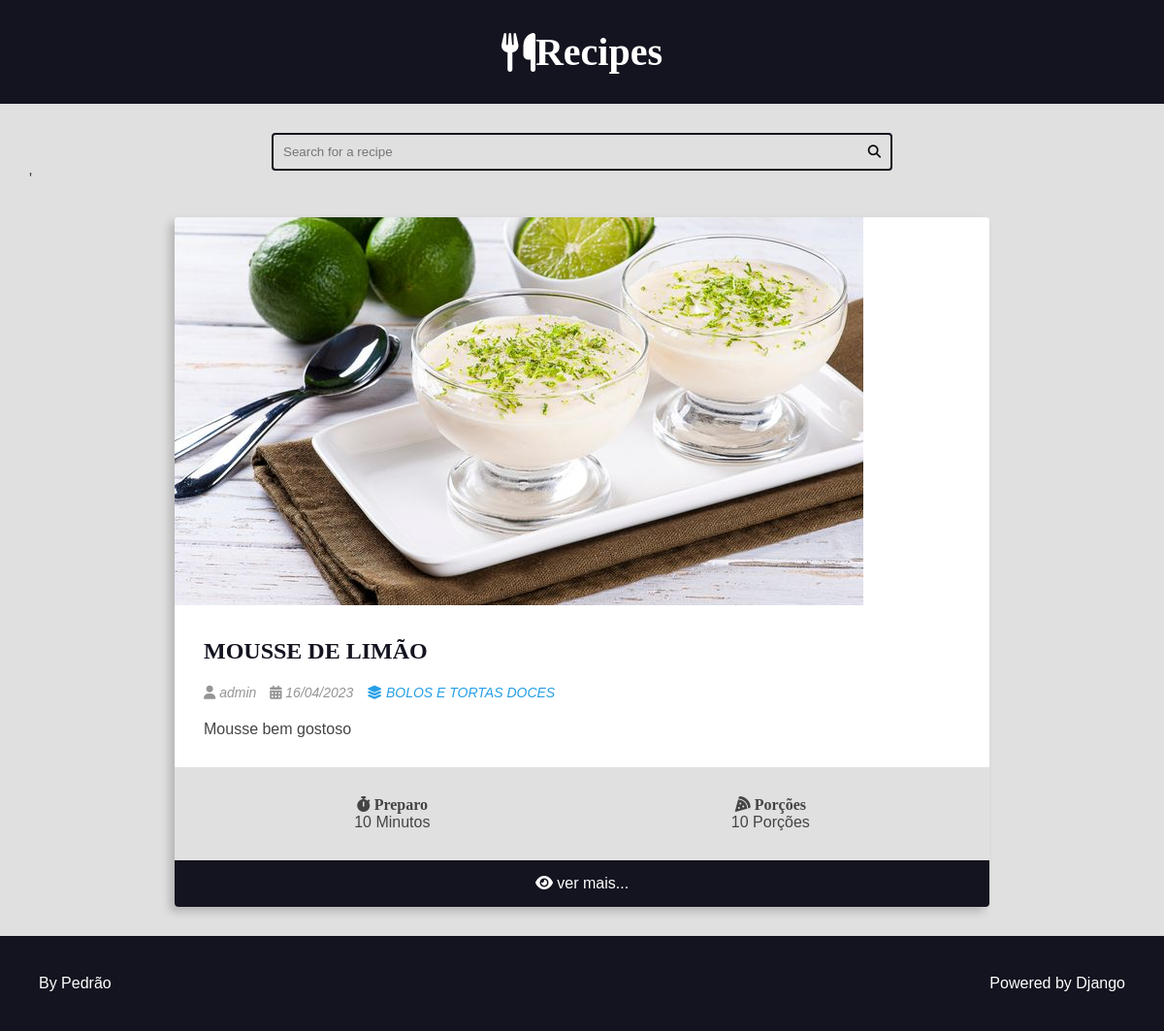
Before: /recipes/8/ with the older database file.
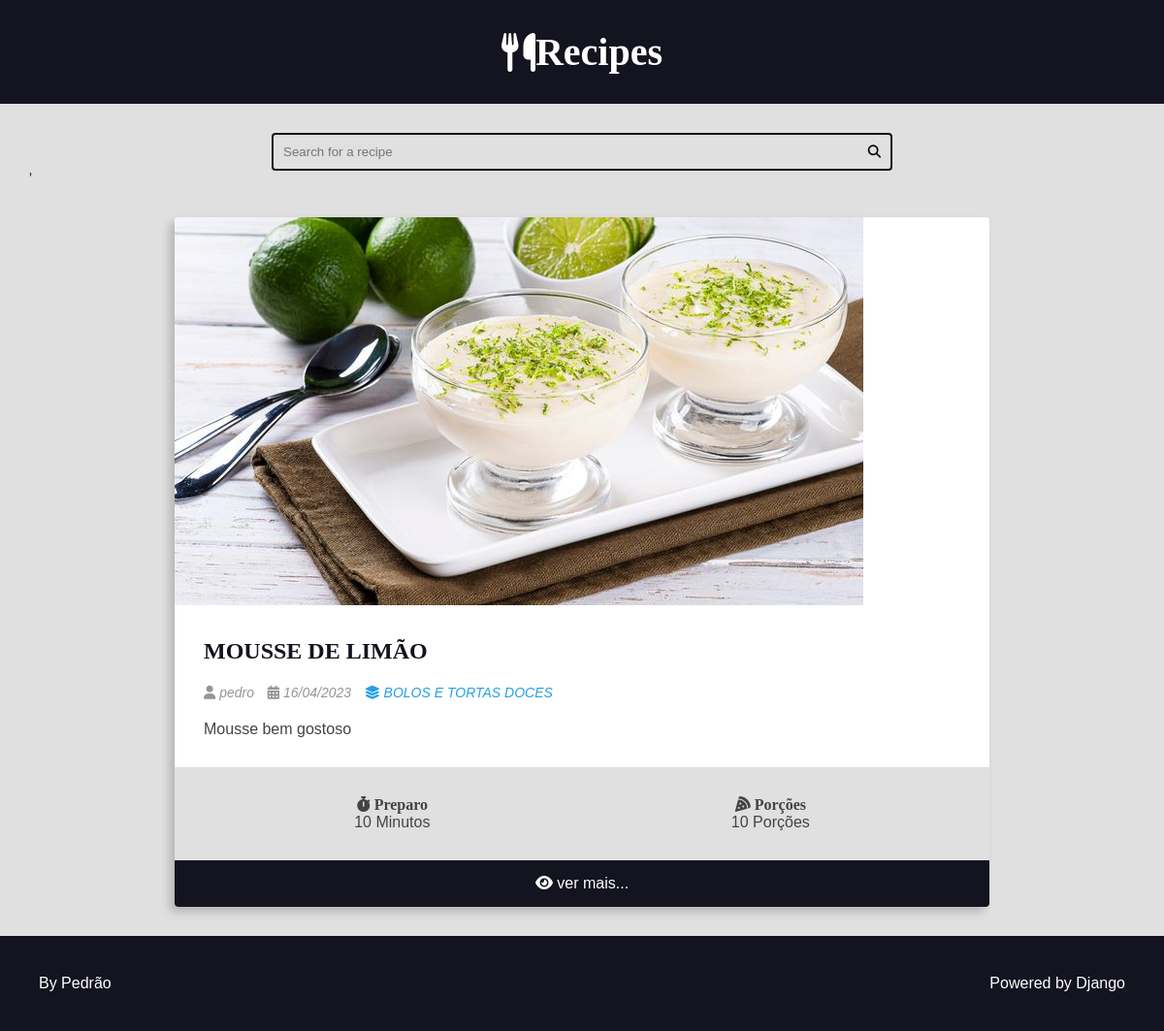
After: the same page with the newer database file.
### recipes/models.py (models this page shows, shortened)
class Recipe(models.Model):
    title = models.CharField(max_length=65)
    description = models.CharField(max_length=165)
    slug = models.SlugField(unique=True)
    preparation_time = models.IntegerField()
    preparation_time_unit = models.CharField(max_length=65)
    servings = models.IntegerField()
    servings_unit = models.CharField(max_length=65)
    preparation_steps = models.TextField()
    prepare_stes_is_html = models.BooleanField(default=False)
    created_at = models.DateField(auto_now_add=True)
    updated_at = models.DateField(auto_now=True)
    is_published = models.BooleanField(default=False)
    cover = models.ImageField(upload_to='recipes/cover/%Y/%m/%d', blank=True, default='')  # noqa: E501
    category = models.ForeignKey(Category, on_delete=models.SET_NULL, null=True, blank=True, default=None)  # noqa: E501
    author = models.ForeignKey(User, on_delete=models.SET_NULL, null=True)

class Category(models.Model):
    title = models.CharField(max_length=65)
    def __str__(self):
        return self.title

### recipes/views.py (the view)
# urls.py: path('', include('recipes.urls')),
def recipes(request, id):
    recipe = get_object_or_404(Recipe, pk=id, is_published=True)
    return render(request, 'recipes.html', context={
        'recipe': recipe,
        'is_detail_page': True,
        })

### recipes/templates/recipes.html (shortened to what this page needs)
{% extends 'base.html' %}
{% block content %}
    {% include "search.html" %}
    <main class="main-content-container">
        <div class="main-content main-content-detail container">
            {% include "card.html" %}
        </div>
    </main>
{% endblock content %}

### recipes/templates/card.html
<div class="recipe recipe-list-item">
    {% if recipe.cover %}
        <div class="recipe-cover">
            <a href=" {% url 'recipes:recipe' recipe.id %}">
                <img src="{{ recipe.cover.url }}" alt="Temporário">
            </a>
        </div>
    {% endif %}
    <div class="recipe-title-container">
        <h2 class="recipe-title">
            <a href="{% url 'recipes:recipe' recipe.id %}">
                {{ recipe.title }}
            </a>
        </h2>
    </div>
    <div class="recipe-author">
        <span class="recipe-author-item">
            <i class="fas fa-user"></i>
            {% if recipe.author is not None %}
                {% if recipe.author.firstname %}
                    {{ recipe.author.first_name }} {{recipe.author.last_name}}
                {% else %}
                    {{recipe.author.username}}
                {% endif %}
            {% else %}
                    Desconhecido
            {% endif %}
        </span>
        <span class="recipe-author-item">
            <i class="fas fa-calendar-alt"></i>
            {{ recipe.created_at|date:"d/m/Y" }}
        </span>
        {% if recipe.category is not None %}
            <span class="recipe-author-item">
                <a href="{% url 'recipes:category' recipe.category.id %}">
                    <i class="fas fa-layer-group"></i>
                    <span>{{recipe.category}}</span>
                </a>
            </span>
        {% endif %}
    </div>
    <div class="recipe-content">
        <p>{{ recipe.description}}</p>
    </div>
    <div class="recipe-meta-container">
        <div class="recipe-meta recipe-preparation">
            <h3 class="recipe-meta-title"><i class="fas fa-stopwatch"></i> Preparo</h3>
            <div class="recipe-meta-text">
                {{recipe.preparation_time }} Minutos
            </div>
        </div>
        <div class="recipe-meta recipe-servings">
            <h3 class="recipe-meta-title"><i class="fas fa-pizza-slice"></i> Porções</h3>
            <div class="recipe-meta-text">
                {{ recipe.servings }} Porções
            </div>
        </div>
    </div>
    <footer class="recipe-footer">
        <a class="recipe-read-more button button-dark button-full-width" href=" {% url 'recipes:recipe' recipe.id %}">
            <i class="fas fa-eye"></i>
            <span>ver mais...</span>
        </a>
    </footer>
</div>

Changed rows visible on the page:
changed Recipe "MOUSSE DE LIMÃO": author.username "admin" → "pedro"
